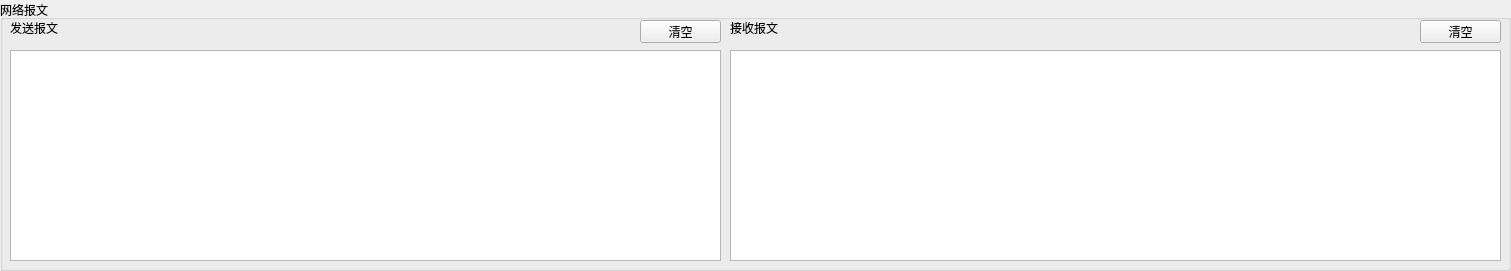
   <widget class="QGroupBox" name="groupBox_9">
    <property name="geometry">
     <rect>
      <x>10</x>
      <y>680</y>
      <width>1511</width>
      <height>271</height>
     </rect>
    </property>
    <property name="title">
     <string>网络报文</string>
    </property>
    <widget class="QTextEdit" name="textEdit_T">
     <property name="enabled">
      <bool>true</bool>
     </property>
     <property name="geometry">
      <rect>
       <x>10</x>
       <y>50</y>
       <width>711</width>
       <height>211</height>
      </rect>
     </property>
     <property name="readOnly">
      <bool>true</bool>
     </property>
     <property name="textInteractionFlags">
      <set>Qt::TextSelectableByMouse</set>
     </property>
    </widget>
    <widget class="QTextEdit" name="textEdit_R">
     <property name="enabled">
      <bool>true</bool>
     </property>
     <property name="geometry">
      <rect>
       <x>730</x>
       <y>50</y>
       <width>771</width>
       <height>211</height>
      </rect>
     </property>
     <property name="readOnly">
      <bool>true</bool>
     </property>
     <property name="textInteractionFlags">
      <set>Qt::NoTextInteraction</set>
     </property>
    </widget>
    <widget class="QPushButton" name="Btn_ClrTx">
     <property name="geometry">
      <rect>
       <x>640</x>
       <y>20</y>
       <width>81</width>
       <height>23</height>
      </rect>
     </property>
     <property name="text">
      <string>清空</string>
     </property>
    </widget>
    <widget class="QPushButton" name="Btn_ClrRx">
     <property name="geometry">
      <rect>
       <x>1420</x>
       <y>20</y>
       <width>81</width>
       <height>23</height>
      </rect>
     </property>
     <property name="text">
      <string>清空</string>
     </property>
    </widget>
    <widget class="QLabel" name="label_106">
     <property name="geometry">
      <rect>
       <x>10</x>
       <y>20</y>
       <width>61</width>
       <height>16</height>
      </rect>
     </property>
     <property name="text">
      <string>发送报文</string>
     </property>
    </widget>
    <widget class="QLabel" name="label_107">
     <property name="geometry">
      <rect>
       <x>730</x>
       <y>20</y>
       <width>61</width>
       <height>16</height>
      </rect>
     </property>
     <property name="text">
      <string>接收报文</string>
     </property>
    </widget>
   </widget>
